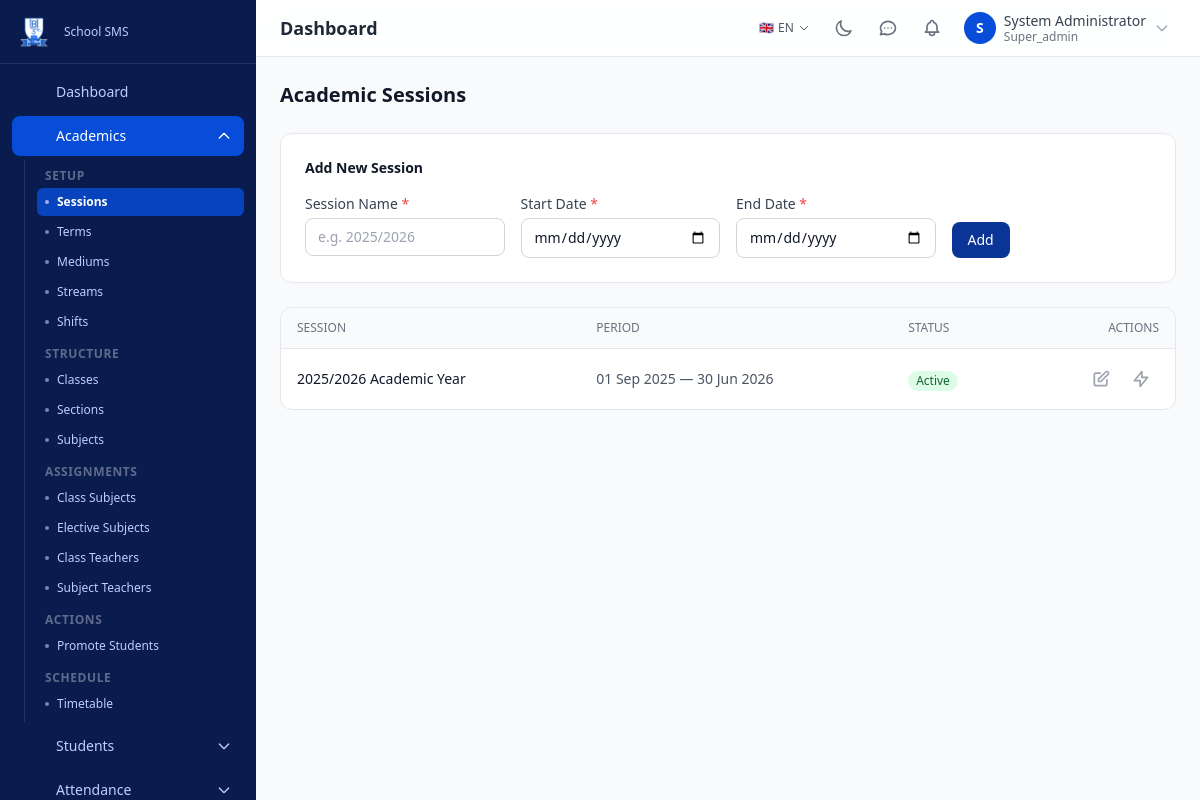
/academics/sessions (signed in), run on the app's committed database.
### tables this page shows
CREATE TABLE IF NOT EXISTS `academic_sessions` (
    `id` BIGINT UNSIGNED NOT NULL AUTO_INCREMENT,
    `name` VARCHAR(100) NOT NULL,
    `slug` VARCHAR(100) NOT NULL,
    `start_date` DATE NOT NULL,
    `end_date` DATE NOT NULL,
    `is_active` TINYINT(1) NOT NULL DEFAULT 0,
    `created_at` DATETIME NOT NULL DEFAULT CURRENT_TIMESTAMP,
    `updated_at` DATETIME NOT NULL DEFAULT CURRENT_TIMESTAMP ON UPDATE CURRENT_TIMESTAMP,
    PRIMARY KEY (`id`),
    UNIQUE KEY `uk_sessions_slug` (`slug`),
    INDEX `idx_sessions_active` (`is_active`)
);

### public/index.php (called while the page is built, shortened)
<?php
require APP_ROOT . '/core/env.php';
require APP_ROOT . '/core/db.php';
require APP_ROOT . '/core/security.php';
require APP_ROOT . '/core/helpers.php';
require APP_ROOT . '/core/validation.php';
require APP_ROOT . '/core/router.php';
router_dispatch();

### core/validation.php (called while the page is built, shortened)
<?php
function input(string $key, $default = '') {
    $value = $_POST[$key] ?? $_GET[$key] ?? $default;
    return $value;
}
function input_int(string $key, int $default = 0): int {
    return (int) input($key, $default);
}

### core/security.php (called while the page is built, shortened)
<?php
function e(?string $value): string {
    return htmlspecialchars($value ?? '', ENT_QUOTES | ENT_SUBSTITUTE, 'UTF-8');
}

### core/db.php (called while the page is built, shortened)
<?php
function db_connect(): PDO {
    static $pdo = null;
    if ($pdo === null) {
        $dsn = sprintf(
            'mysql:host=%s;port=%s;dbname=%s;charset=%s',
            DB_HOST,
            DB_PORT,
            DB_NAME,
            DB_CHARSET
        );
        try {
            $pdo = new PDO($dsn, DB_USER, DB_PASS, DB_OPTIONS);
        } catch (PDOException $e) {
            error_log('Database connection failed: ' . $e->getMessage());
            if (APP_DEBUG) {
                die('Database connection failed: ' . htmlspecialchars($e->getMessage()));
            }
            die('A database error occurred. Please try again later.');
        }
    }
    return $pdo;
}
function db_query(string $sql, array $params = []): PDOStatement {
    $pdo = db_connect();
    $stmt = $pdo->prepare($sql);
    $stmt->execute($params);
    return $stmt;
}
function db_fetch_all(string $sql, array $params = []): array {
    return db_query($sql, $params)->fetchAll();
}

### core/helpers.php (called while the page is built, shortened)
<?php
function format_date(?string $date, string $format = ''): string {
    $format = $format ?: DATE_FORMAT_DISPLAY;
    $dt = date_create($date);
    return $dt ? date_format($dt, $format) : '';
}

### modules/academics/views/sessions.php (the view, shortened to what this page needs)
<?php
$sessions = db_fetch_all("SELECT * FROM academic_sessions ORDER BY start_date DESC");
$editId   = input_int('edit');
$editing  = $editId ? db_fetch_one("SELECT * FROM academic_sessions WHERE id = ?", [$editId]) : null;
?>
<div class="max-w-4xl mx-auto">
    <h1 class="text-xl font-bold text-gray-900 dark:text-dark-text mb-6">Academic Sessions</h1>
    <div class="bg-white dark:bg-dark-card rounded-xl border border-gray-200 dark:border-dark-border p-6 mb-6">
        <h2 class="text-sm font-semibold text-gray-900 dark:text-dark-text mb-4"><?= $editing ? 'Edit Session' : 'Add New Session' ?></h2>
        <form method="POST" action="<?= url('academics', 'session-save') ?>" class="grid grid-cols-1 sm:grid-cols-2 lg:grid-cols-4 gap-4">
            <div>
                <label class="block text-sm font-medium text-gray-700 dark:text-gray-300 mb-1">Session Name <span class="text-red-500">*</span></label>
                <input type="text" name="name" value="<?= e($editing['name'] ?? '') ?>" required placeholder="e.g. 2025/2026"
                       class="w-full px-3 py-2 border border-gray-300 dark:border-dark-border rounded-lg text-sm bg-white dark:bg-dark-card dark:text-dark-text focus:ring-2 focus:ring-primary-500">
            </div>
            <div>
                <label class="block text-sm font-medium text-gray-700 dark:text-gray-300 mb-1">Start Date <span class="text-red-500">*</span></label>
                <input type="date" name="start_date" value="<?= e($editing['start_date'] ?? '') ?>" required
                       class="w-full px-3 py-2 border border-gray-300 dark:border-dark-border rounded-lg text-sm bg-white dark:bg-dark-card dark:text-dark-text focus:ring-2 focus:ring-primary-500">
            </div>
            <div>
                <label class="block text-sm font-medium text-gray-700 dark:text-gray-300 mb-1">End Date <span class="text-red-500">*</span></label>
                <input type="date" name="end_date" value="<?= e($editing['end_date'] ?? '') ?>" required
                       class="w-full px-3 py-2 border border-gray-300 dark:border-dark-border rounded-lg text-sm bg-white dark:bg-dark-card dark:text-dark-text focus:ring-2 focus:ring-primary-500">
            </div>
            <div class="flex items-end gap-2">
                <button type="submit" class="px-4 py-2 bg-primary-800 hover:bg-primary-900 text-white font-medium rounded-lg text-sm transition">
                    <?= $editing ? 'Update' : 'Add' ?>
                </button>
            </div>
        </form>
    </div>
    <div class="bg-white dark:bg-dark-card rounded-xl border border-gray-200 dark:border-dark-border overflow-hidden">
        <div class="overflow-x-auto"><table class="w-full">
            <thead class="bg-gray-50 dark:bg-dark-bg border-b">
                <tr>
                    <th class="px-4 py-3 text-left text-xs font-medium text-gray-500 dark:text-dark-muted uppercase">Session</th>
                    <th class="px-4 py-3 text-left text-xs font-medium text-gray-500 dark:text-dark-muted uppercase">Period</th>
                    <th class="px-4 py-3 text-left text-xs font-medium text-gray-500 dark:text-dark-muted uppercase">Status</th>
                    <th class="px-4 py-3 text-right text-xs font-medium text-gray-500 dark:text-dark-muted uppercase">Actions</th>
                </tr>
            </thead>
            <tbody class="divide-y divide-gray-100 dark:divide-dark-border">
                <?php foreach ($sessions as $s): ?>
                    <tr class="hover:bg-gray-50 dark:bg-dark-bg">
                        <td class="px-4 py-3 text-sm font-medium text-gray-900 dark:text-dark-text"><?= e($s['name']) ?></td>
                        <td class="px-4 py-3 text-sm text-gray-600 dark:text-dark-muted"><?= format_date($s['start_date']) ?> — <?= format_date($s['end_date']) ?></td>
                        <td class="px-4 py-3">
                            <?php if ($s['is_active']): ?>
                                <span class="inline-flex items-center px-2 py-0.5 rounded-full text-xs font-medium bg-green-100 text-green-800">Active</span>
                            <?php else: ?>
                                <span class="inline-flex items-center px-2 py-0.5 rounded-full text-xs font-medium bg-gray-100 dark:bg-dark-card2 text-gray-600 dark:text-dark-muted">Inactive</span>
                            <?php endif; ?>
                        </td>
                        <td class="px-4 py-3 text-right">
                            <div class="flex items-center justify-end gap-1">
                                <a href="<?= url('academics', 'sessions') ?>&edit=<?= $s['id'] ?>" class="p-2 text-gray-400 dark:text-gray-500 hover:text-yellow-600 rounded" title="Edit">
                                    <svg class="w-5 h-5" fill="none" stroke="currentColor" viewBox="0 0 24 24"><path stroke-linecap="round" stroke-linejoin="round" stroke-width="2" d="M11 5H6a2 2 0 00-2 2v11a2 2 0 002 2h11a2 2 0 002-2v-5m-1.414-9.414a2 2 0 112.828 2.828L11.828 15H9v-2.828l8.586-8.586z"/></svg>
                                </a>
                                <form method="POST" action="<?= url('academics', 'session-toggle') ?>" class="inline">
                                    <button type="submit" class="p-2 text-gray-400 dark:text-gray-500 hover:text-primary-600 rounded" title="Toggle active">
                                        <svg class="w-5 h-5" fill="none" stroke="currentColor" viewBox="0 0 24 24"><path stroke-linecap="round" stroke-linejoin="round" stroke-width="2" d="M13 10V3L4 14h7v7l9-11h-7z"/></svg>
                                    </button>
                                </form>
                            </div>
                        </td>
                    </tr>
                <?php endforeach; ?>
            </tbody>
        </table>
    </div></div>
</div>
<?php
require APP_ROOT . '/templates/layout.php';

### public/assets/css/app.css (style rules this page uses)
tbody tr { transition: background-color 0.15s ease; }

### data on the page
academic_sessions: name "2025/2026 Academic Year", start_date "01 Sep 2025", end_date "30 Jun 2026", is_active "Active"

### other printed values
$item['label'] "Dashboard"
$item['label'] "Academics"
$groupLabel "SETUP"
$child['label'] "Sessions"
$child['label'] "Terms"
$child['label'] "Mediums"
$child['label'] "Streams"
$child['label'] "Shifts"
$groupLabel "STRUCTURE"
$child['label'] "Classes"
$child['label'] "Sections"
$child['label'] "Subjects"
$groupLabel "ASSIGNMENTS"
$child['label'] "Class Subjects"
$child['label'] "Elective Subjects"
